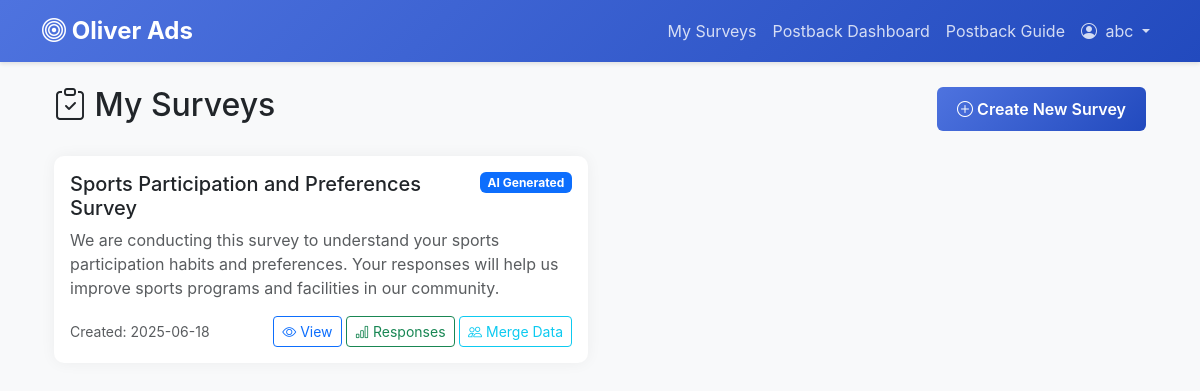
The app's page /surveys (signed in) with its own data.
### models.py (models this page shows, shortened)
class User(UserMixin, db.Model):
    id = db.Column(db.Integer, primary_key=True)
    username = db.Column(db.String(80), unique=True, nullable=False)
    password_hash = db.Column(db.String(128))
    is_admin = db.Column(db.Boolean, default=False)
    created_at = db.Column(db.DateTime, default=datetime.utcnow)

class Survey(db.Model):
    id = db.Column(db.Integer, primary_key=True)
    title = db.Column(db.String(200), nullable=False)
    description = db.Column(db.Text)
    creator_id = db.Column(db.Integer, db.ForeignKey('user.id'), nullable=False)
    created_at = db.Column(db.DateTime, default=datetime.utcnow)
    is_active = db.Column(db.Boolean, default=True)
    is_external = db.Column(db.Boolean, default=False)
    external_url = db.Column(db.String(500))
    form_type = db.Column(db.String(50), default='ai_generated')  # 'ai_generated' or 'external'
    creator = db.relationship('User', backref=db.backref('surveys', lazy=True))
    questions = db.relationship('Question', backref='survey', lazy=True, cascade='all, delete-orphan')
    responses = db.relationship('SurveyResponse', backref='survey', lazy=True, cascade='all, delete-orphan')
    postback_configs = db.relationship('PostbackConfig', backref='survey', lazy=True, cascade='all, delete-orphan')
    who_merged = db.Column(MutableDict.as_mutable(JSON), default=dict)
    merged_user_data = db.Column(MutableList.as_mutable(JSON), default=list)

### app.py (the view)
@app.route('/surveys')
def surveys():
    if not current_user.is_authenticated:
        return render_template('surveys.html', surveys=[])
    user_surveys = Survey.query.filter_by(creator_id=current_user.id).all()
    return render_template('surveys.html', surveys=user_surveys)

### app.py (called while the page is built)
@login_manager.user_loader
def load_user(user_id):
    return User.query.get(int(user_id))

### templates/surveys.html (shortened to what this page needs)
{% extends "base.html" %}
{% block content %}
<div class="container mt-4">
    <div class="d-flex justify-content-between align-items-center mb-4">
        <h2><i class="bi bi-clipboard-check"></i> My Surveys</h2>
        <a href="{{ url_for('create_survey') }}" class="btn btn-primary">
            <i class="bi bi-plus-circle"></i> Create New Survey
        </a>
    </div>
    {% if surveys %}
    <div class="row">
        {% for survey in surveys %}
        <div class="col-md-6 mb-4">
            <div class="card h-100">
                <div class="card-body">
                    <div class="d-flex justify-content-between align-items-start mb-2">
                        <h5 class="card-title mb-0">{{ survey.title }}</h5>
                        {% if survey.is_external %}
                            <span class="badge bg-info">
                                <i class="fas fa-external-link-alt"></i> External
                            </span>
                        {% else %}
                            <span class="badge bg-primary">
                                 AI Generated
                            </span>
                        {% endif %}
                    </div>
                    <p class="card-text text-muted">{{ survey.description }}</p>
                    <div class="d-flex justify-content-between align-items-center">
                        <small class="text-muted">
                            Created: {{ survey.created_at.strftime('%Y-%m-%d') }}
                        </small>
                        <div>
                            <a href="{{ url_for('view_survey', survey_id=survey.id) }}" class="btn btn-sm btn-outline-primary">
                                {% if survey.is_external %}
                                    <i class="fas fa-external-link-alt"></i> Open
                                {% else %}
                                    <i class="bi bi-eye"></i> View
                                {% endif %}
                            </a>
                            <a href="{{ url_for('view_responses', survey_id=survey.id) }}" class="btn btn-sm btn-outline-success">
                                <i class="bi bi-bar-chart"></i> Responses
                            </a>
                            <a href="{{ url_for('view_merged_users', survey_id=survey.id) }}" class="btn btn-sm btn-outline-info">
                                <i class="bi bi-people"></i> Merge Data
                            </a>
                        </div>
                    </div>
                </div>
            </div>
        </div>
        {% endfor %}
    </div>
    {% else %}
    <div class="alert alert-info">
        <i class="bi bi-info-circle"></i> You haven't created any surveys yet.
        <a href="{{ url_for('create_survey') }}" class="alert-link">Create your first survey</a>
    </div>
    {% endif %}
</div>
{% endblock %}

### templates/base.html (shortened to what this page needs)
<!DOCTYPE html>
<html lang="en">
<head>
    <link href="https://cdn.jsdelivr.net/npm/bootstrap@5.3.0/dist/css/bootstrap.min.css" rel="stylesheet">
    <link rel="stylesheet" href="https://cdn.jsdelivr.net/npm/bootstrap-icons@1.11.0/font/bootstrap-icons.css">
</head>
<body>
    <nav class="navbar navbar-expand-lg navbar-dark">
        <div class="container">
            <a class="navbar-brand" href="{{ url_for('index') }}">
                <i class="bi bi-bullseye"></i> Oliver Ads
            </a>
            <div class="collapse navbar-collapse" id="navbarSupportedContent">
                <ul class="navbar-nav ms-auto">
                    {% if current_user.is_authenticated %}
                        <li class="nav-item">
                            <a class="nav-link" href="{{ url_for('surveys') }}">My Surveys</a>
                        </li>
                        <li class="nav-item">
                            <a class="nav-link" href="{{ url_for('postback_receiver_dashboard') }}">Postback Dashboard</a>
                        </li>
                        <li class="nav-item">
                            <a class="nav-link" href="{{ url_for('postback_instructions') }}">Postback Guide</a>
                        </li>
                        <li class="nav-item dropdown">
                            <a class="nav-link dropdown-toggle" href="#" id="userDropdown" role="button" data-bs-toggle="dropdown" aria-expanded="false">
                                <i class="bi bi-person-circle me-1"></i> {{ current_user.username }}
                            </a>
                        </li>
                    {% endif %}
                </ul>
            </div>
        </div>
    </nav>
    <div class="container">
        {% block content %}{% endblock %}
    </div>
</body>
</html>

### templates/base.html (style rules this page uses)
:root { --primary-color: #4e73df; --secondary-color: #1cc88a; --dark-color: #5a5c69; }
body { background-color: #f8f9fa; font-family: 'Nunito', -apple-system, BlinkMacSystemFont, "Segoe UI", Roboto, "Helvetica Neue", Arial, sans-serif; }
.navbar { background: linear-gradient(135deg, var(--primary-color), #224abe) !important; box-shadow: 0 2px 4px rgba(0,0,0,0.1); }
.navbar-brand { font-weight: 700; font-size: 1.5rem; }
.card { border: none; border-radius: 10px; box-shadow: 0 0 15px rgba(0,0,0,0.05); transition: transform 0.2s; }
.btn-primary { background: linear-gradient(135deg, var(--primary-color), #224abe); border: none; padding: 10px 20px; font-weight: 600; }
.nav-link { color: rgba(255,255,255,0.8) !important; transition: color 0.2s; }

### records on screen
User: username "abc"
Survey: title "Sports Participation and Preferences Survey", is_external "AI Generated", description "We are conducting this survey to understand your sports participation habits and preferences. Your responses will help us improve sports programs and facilities in our community.", created_at "2025-06-18"
